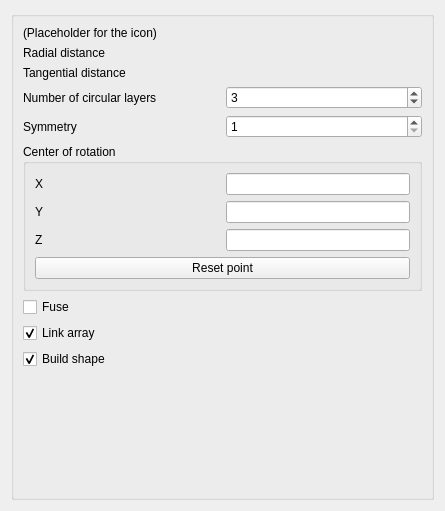
<?xml version="1.0" encoding="UTF-8"?>
<ui version="4.0">
 <class>DraftCircularArrayTaskPanel</class>
 <widget class="QWidget" name="DraftCircularArrayTaskPanel">
  <property name="geometry">
   <rect>
    <x>0</x>
    <y>0</y>
    <width>445</width>
    <height>511</height>
   </rect>
  </property>
  <property name="sizePolicy">
   <sizepolicy hsizetype="Preferred" vsizetype="Expanding">
    <horstretch>0</horstretch>
    <verstretch>0</verstretch>
   </sizepolicy>
  </property>
  <property name="minimumSize">
   <size>
    <width>250</width>
    <height>0</height>
   </size>
  </property>
  <property name="windowTitle">
   <string>Circular array</string>
  </property>
  <layout class="QGridLayout" name="gridLayout_3">
   <item row="1" column="0">
    <widget class="QGroupBox" name="main_group">
     <property name="sizePolicy">
      <sizepolicy hsizetype="Preferred" vsizetype="Minimum">
       <horstretch>0</horstretch>
       <verstretch>0</verstretch>
      </sizepolicy>
     </property>
     <property name="title">
      <string/>
     </property>
     <layout class="QGridLayout" name="gridLayout_4">
      <item row="0" column="0">
       <widget class="QLabel" name="label_icon">
        <property name="text">
         <string>(Placeholder for the icon)</string>
        </property>
       </widget>
      </item>
     <item row="1" column="0">
       <layout class="QGridLayout" name="grid_values">
        <item row="0" column="0">
         <widget class="QLabel" name="label_r_distance">
          <property name="toolTip">
           <string>Distance from one layer of objects to the next layer of objects.</string>
          </property>
          <property name="text">
           <string>Radial distance</string>
          </property>
         </widget>
        </item>
        <item row="0" column="1">
         <widget class="Gui::QuantitySpinBox" name="spinbox_r_distance">
          <property name="toolTip">
           <string>Distance from one layer of objects to the next layer of objects.</string>
          </property>
          <property name="unit" stdset="0">
           <string notr="true"/>
          </property>
          <property name="value">
           <double>200.000000000000000</double>
          </property>
         </widget>
        </item>
        <item row="1" column="0">
         <widget class="QLabel" name="label_tan_distance">
          <property name="toolTip">
           <string>Distance from one element in one ring of the array to the next element in the same ring.
It cannot be zero.</string>
          </property>
          <property name="text">
           <string>Tangential distance</string>
          </property>
         </widget>
        </item>
        <item row="1" column="1">
         <widget class="Gui::QuantitySpinBox" name="spinbox_tan_distance">
          <property name="toolTip">
           <string>Distance from one element in one ring of the array to the next element in the same ring.
It cannot be zero.</string>
          </property>
          <property name="unit" stdset="0">
           <string notr="true"/>
          </property>
          <property name="value">
           <double>100.000000000000000</double>
          </property>
         </widget>
        </item>
        <item row="2" column="0">
         <widget class="QLabel" name="label_number">
          <property name="toolTip">
           <string>Number of circular layers or rings to create, including a copy of the original object.
It must be at least 2.</string>
          </property>
          <property name="text">
           <string>Number of circular layers</string>
          </property>
         </widget>
        </item>
        <item row="2" column="1">
         <widget class="QSpinBox" name="spinbox_number">
          <property name="toolTip">
           <string>Number of circular layers or rings to create, including a copy of the original object.
It must be at least 2.</string>
          </property>
          <property name="minimum">
           <number>2</number>
          </property>
          <property name="maximum">
           <number>1000000</number>
          </property>
          <property name="value">
           <number>3</number>
          </property>
         </widget>
        </item>
        <item row="3" column="0">
         <widget class="QLabel" name="label_symmetry">
          <property name="toolTip">
           <string>The number of symmetry lines in the circular array.</string>
          </property>
          <property name="text">
           <string>Symmetry</string>
          </property>
         </widget>
        </item>
       <item row="3" column="1">
         <widget class="QSpinBox" name="spinbox_symmetry">
          <property name="toolTip">
           <string>The number of symmetry lines in the circular array.</string>
          </property>
          <property name="minimum">
           <number>1</number>
          </property>
          <property name="value">
           <number>1</number>
          </property>
         </widget>
        </item>
        </layout>
      </item>
      <item row="5" column="0">
       <widget class="QGroupBox" name="group_center">
        <property name="toolTip">
         <string>The coordinates of the point through which the axis of rotation passes.
Change the direction of the axis itself in the property editor.</string>
        </property>
        <property name="title">
         <string>Center of rotation</string>
        </property>
        <layout class="QGridLayout" name="gridLayout_2">
         <item row="0" column="0">
          <layout class="QGridLayout" name="gridLayout">
           <item row="0" column="0">
            <widget class="QLabel" name="label_c_x">
             <property name="text">
              <string>X</string>
             </property>
            </widget>
           </item>
           <item row="0" column="1">
            <widget class="Gui::InputField" name="input_c_x">
             <property name="sizePolicy">
              <sizepolicy hsizetype="Preferred" vsizetype="Fixed">
               <horstretch>0</horstretch>
               <verstretch>0</verstretch>
              </sizepolicy>
             </property>
             <property name="unit" stdset="0">
              <string notr="true"/>
             </property>
            </widget>
           </item>
          <item row="1" column="0">
            <widget class="QLabel" name="label_c_y">
             <property name="text">
              <string>Y</string>
             </property>
            </widget>
           </item>
           <item row="1" column="1">
            <widget class="Gui::InputField" name="input_c_y">
             <property name="sizePolicy">
              <sizepolicy hsizetype="Preferred" vsizetype="Fixed">
               <horstretch>0</horstretch>
               <verstretch>0</verstretch>
              </sizepolicy>
             </property>
             <property name="unit" stdset="0">
              <string notr="true"/>
             </property>
            </widget>
           </item>
           <item row="2" column="0">
            <widget class="QLabel" name="label_c_z">
             <property name="text">
              <string>Z</string>
             </property>
            </widget>
           </item>
           <item row="2" column="1">
            <widget class="Gui::InputField" name="input_c_z">
             <property name="sizePolicy">
              <sizepolicy hsizetype="Preferred" vsizetype="Fixed">
               <horstretch>0</horstretch>
               <verstretch>0</verstretch>
              </sizepolicy>
             </property>
             <property name="unit" stdset="0">
              <string notr="true"/>
             </property>
            </widget>
           </item>
           </layout>
         </item>
         <item row="1" column="0">
          <widget class="QPushButton" name="button_reset">
           <property name="toolTip">
            <string>Reset the coordinates of the center of rotation.</string>
           </property>
           <property name="text">
            <string>Reset point</string>
           </property>
          </widget>
         </item>
        </layout>
       </widget>
      </item>
      <item row="6" column="0">
       <layout class="QVBoxLayout" name="vertical_layout">
        <item>
         <widget class="QCheckBox" name="checkbox_fuse">
          <property name="toolTip">
           <string>If checked, the resulting objects in the array will be fused if they touch each other.
This only works if "Link array" is off.</string>
          </property>
          <property name="text">
           <string>Fuse</string>
          </property>
         </widget>
        </item>
        <item>
         <widget class="QCheckBox" name="checkbox_link">
          <property name="toolTip">
           <string>If checked, the resulting object will be a "Link array" instead of a regular array.
A Link array is more efficient when creating multiple copies, but it cannot be fused together.</string>
          </property>
          <property name="text">
           <string>Link array</string>
          </property>
          <property name="checked">
           <bool>true</bool>
          </property>
         </widget>
        </item>
        <item>
         <widget class="QCheckBox" name="checkbox_build_shape">
          <property name="toolTip">
           <string>Enable this option to build compound shape if 'Fuse' is disabled.
It is recommended to disable this option if you are using the array
for assembly purpose and not for further modeling, to make the
recomputation faster with complex shapes.</string>
          </property>
          <property name="text">
           <string>Build shape</string>
          </property>
          <property name="checked">
           <bool>true</bool>
          </property>
         </widget>
        </item>
       </layout>
      </item>
      <item row="9" column="0">
       <spacer name="verticalSpacer">
        <property name="orientation">
         <enum>Qt::Vertical</enum>
        </property>
        <property name="sizeHint" stdset="0">
         <size>
          <width>20</width>
          <height>40</height>
         </size>
        </property>
       </spacer>
      </item>
      </layout>
    </widget>
   </item>
  </layout>
 </widget>
 <customwidgets>
  <customwidget>
   <class>Gui::InputField</class>
   <extends>QLineEdit</extends>
   <header>Gui/InputField.h</header>
  </customwidget>
  <customwidget>
   <class>Gui::QuantitySpinBox</class>
   <extends>QWidget</extends>
   <header>Gui/QuantitySpinBox.h</header>
  </customwidget>
 </customwidgets>
 <tabstops>
  <tabstop>spinbox_r_distance</tabstop>
  <tabstop>spinbox_tan_distance</tabstop>
  <tabstop>spinbox_number</tabstop>
  <tabstop>spinbox_symmetry</tabstop>
  <tabstop>input_c_x</tabstop>
  <tabstop>input_c_y</tabstop>
  <tabstop>input_c_z</tabstop>
  <tabstop>button_reset</tabstop>
  <tabstop>checkbox_fuse</tabstop>
  <tabstop>checkbox_link</tabstop>
 </tabstops>
 <resources/>
 <connections/>
</ui>
